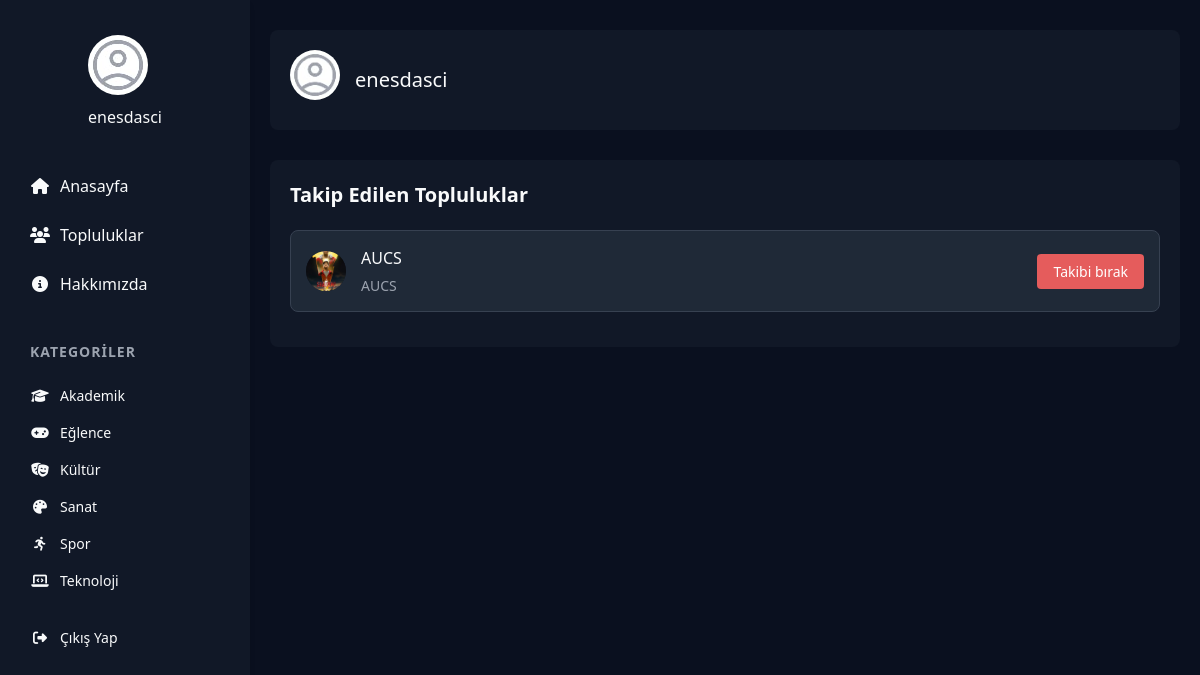
Screenshot of /profiller/profilOgrenci/ (signed in) with the database file from the repository.
### topluluklar/models.py (models this page shows, shortened)
class Category(models.Model):
    name = models.CharField(max_length=50, unique=True)
    slug = models.SlugField(max_length=50, unique=True)
    icon = models.CharField(max_length=50, help_text="Font Awesome icon name", null=True, blank=True)
    description = models.CharField(max_length=200, null=True, blank=True)
    class Meta:
        verbose_name = "Kategori"
        verbose_name_plural = "Kategoriler"
        ordering = ['name']

class Topluluklar(models.Model):
    name = models.CharField(max_length=100)
    img = models.CharField(max_length=100)
    description = models.TextField()
    def get_image_path(self):
        return "/img/" + str(self.img)

### profiles/models.py (models this page shows, shortened)
class Follow(models.Model):
    user = models.ForeignKey(User, on_delete=models.CASCADE, related_name='following')
    topluluk = models.ForeignKey(Topluluklar, on_delete=models.CASCADE, related_name='followers')
    date_followed = models.DateTimeField(auto_now_add=True)
    class Meta:
        verbose_name = "Takip"
        verbose_name_plural = "Takipler"
        unique_together = ('user', 'topluluk')

### profiles/views.py (the view)
# urls.py: path("profilOgrenci/", views.profilOgrenci, name="profilOgrenci"),  # Öğrenci profili
@login_required(login_url='login')
def profilOgrenci(request):
    profile = get_or_create_profile(request.user)
    if profile.role == 'community':
        return redirect('profil')
    following = Follow.objects.filter(user=request.user).select_related('topluluk')
    context = {
        'profile': profile,
        'following': following
    }
    return render(request, "Profile/profilOgrenci.html", context)

### profiles/templatetags/profile_tags.py (called while the page is built)
@register.simple_tag
def get_profile_role(user):
    try:
        return user.profile.role
    except ObjectDoesNotExist:
        return 'student'

@register.simple_tag
def get_profile_image(user):
    try:
        if user.profile.role == 'community':
            if user.profile.img:
                return user.profile.get_image_path()
            return "/static/img/community-icon.jpg"
    except ObjectDoesNotExist:
        pass
    return "/static/img/user-icon.jpg"

@register.simple_tag
def get_topluluk_image(user):
    try:
        if user.profile.role == 'community':
            try:
                topluluk = Topluluklar.objects.get(name=user.username)
                if topluluk.img:
                    return topluluk.get_image_path()
            except Topluluklar.DoesNotExist:
                pass
    except ObjectDoesNotExist:
        pass
    return None

### profiles/views.py (called while the page is built)
def get_or_create_profile(user):
    try:
        return user.profile
    except ObjectDoesNotExist:
        profile = Profile(user=user, role='student')  # Varsayılan olarak öğrenci
        profile.save()
        return profile

### topluluklar/context_processors.py (called while the page is built)
def categories_processor(request):
    categories = Category.objects.all()
    return {'categories': categories}

### templates/Profile/profilOgrenci.html (shortened to what this page needs)
{% load static %}
<!DOCTYPE html>
<html lang="tr">
<head>
    <link rel="stylesheet" href="{% static 'css/styles.css' %}">
    <link rel="stylesheet" href="https://cdnjs.cloudflare.com/ajax/libs/font-awesome/6.4.0/css/all.min.css">
</head>
<body class="app-page">
    <div class="app-container">
        {% include 'partials/_navbar.html' %}
        <main class="main-content">
            <div class="content">
                <div class="profile-header">
                    <div class="profile-img">
                        <img src="{% static 'img/user-icon.jpg' %}" alt="Profil">
                    </div>
                    <h2 class="profile-name">{{ user.username }}</h2>
                </div>
                <div class="followed-communities">
                    <h2 class="section-title">Takip Edilen Topluluklar</h2>
                    {% if following %}
                        {% for follow in following %}
                        <div class="community-card" data-id="{{ follow.topluluk.id }}">
                            <div class="community-left">
                                <div class="community-icon">
                                    <img src="{% static follow.topluluk.get_image_path %}" alt="{{ follow.topluluk.name }}">
                                </div>
                                <div class="community-info">
                                    <div class="community-name">{{ follow.topluluk.name }}</div>
                                    <div class="community-description">{{ follow.topluluk.description }}</div>
                                </div>
                            </div>
                            <button class="unfollow-btn" data-id="{{ follow.topluluk.id }}">
                                <span>Takibi bırak</span>
                            </button>
                        </div>
                        {% endfor %}
                    {% endif %}
                </div>
            </div>
        </main>
    </div>
</body>
</html>

### templates/partials/_navbar.html (shortened to what this page needs)
{% load static %}
{% load profile_tags %}
<nav class="side-nav">
    <div class="profile-section">
        {% if user.is_authenticated %}
            {% url 'profile' as profile_url %}
            <a href="{{ profile_url }}">
                <div class="profile-img">
                    {% get_profile_role user as user_role %}
                    {% get_topluluk_image user as topluluk_image %}
                    {% if user_role == 'community' %}
                        {% if topluluk_image %}
                            <img src="{% static topluluk_image %}" alt="Topluluk Profili">
                        {% else %}
                            <img src="{% static 'img/community-icon.jpg' %}" alt="Topluluk Profili">
                        {% endif %}
                    {% else %}
                        <img src="{% static 'img/user-icon.jpg' %}" alt="Profil">
                    {% endif %}
                </div>
                <span class="profile-name">{{ user.username }}</span>
            </a>
        {% else %}
            <div class="profile-img">
                <img src="{% static 'img/user-icon.jpg' %}" alt="Profil">
            </div>
            <span class="profile-name">Misafir</span>
        {% endif %}
    </div>
    <ul class="nav-links">
        <li><a href="{% url 'anasayfa'%}" class="{% if request.path == '/' %}active{% endif %}"><i class="fas fa-home"></i> Anasayfa</a></li>
        <li><a href="{% url 'topluluklar'%}" class="{% if 'topluluklar' in request.path %}active{% endif %}"><i class="fas fa-users"></i> Topluluklar</a></li>
        <li><a href="{% url 'about'%}" class="{% if 'about' in request.path %}active{% endif %}"><i class="fas fa-info-circle"></i> Hakkımızda</a></li>
    </ul>
    <div class="categories">
        <h3>Kategoriler</h3>
        <ul>
            {% if categories %}
                {% for category in categories %}
                    <li><a href="{% url 'anasayfa_posts' %}?category={{ category.slug }}"><i class="fas fa-{{ category.icon|default:'tag' }}"></i> {{ category.name }}</a></li>
                {% endfor %}
            {% else %}
                <li><a href="#"><i class="fas fa-tag"></i> Henüz kategori yok</a></li>
            {% endif %}
        </ul>
        {% if user.is_authenticated %}
        <ul class="navbar-nav">
            <li class="nav-item">
                <a href="javascript: {document.getElementById('logout').submit()}" class="nav-link">
                    <i class="fas fa-sign-out-alt"></i> Çıkış Yap
                </a>
            </li>
        </ul>
        {% endif %}
    </div>
</nav>

### static/css/styles.css (style rules this page uses)
:root { --primary-color: #004d99; --secondary-color: #f2a900; --accent-color: #00c2cb; --dark-bg: #111827; --darker-bg: #0a101f; --light-bg: #1f2937; --text-light: #f9fafb; --text-muted: #9ca3af; --border-color: #374151; --border-radius: 8px; --box-shadow: 0 4px 6px -1px rgba(0, 0, 0, 0.1), 0 2px 4px -1px rgba(0, 0, 0, 0.06); --transition: all 0.3s ease; }
* { margin: 0; padding: 0; box-sizing: border-box; font-family: 'Segoe UI', Tahoma, Geneva, Verdana, sans-serif; }
body { font-family: 'Inter', sans-serif; font-size: 16px; line-height: 1.5; color: var(--text-light); background-color: var(--darker-bg); }
a { text-decoration: none; color: var(--text-light); transition: var(--transition); }
ul { list-style: none; }
button { cursor: pointer; font-family: 'Inter', sans-serif; border: none; background: none; transition: var(--transition); }
.app-page { min-height: 100vh; }
.app-container { display: flex; min-height: 100vh; }
.side-nav { width: 250px; height: 100vh; background-color: var(--dark-bg); position: fixed; left: 0; top: 0; padding: 20px 0; overflow-y: auto; box-shadow: var(--box-shadow); z-index: 100; display: flex; flex-direction: column; }
.profile-section { display: flex; flex-direction: column; align-items: center; padding: 15px 20px; margin-bottom: 20px; border-bottom: none; }
.profile-img { width: 60px; height: 60px; border-radius: 50%; overflow: hidden; margin-bottom: 10px; background-color: var(--light-bg); display: flex; align-items: center; justify-content: center; }
.profile-img img { width: 100%; height: 100%; object-fit: cover; }
.profile-name { font-weight: 500; color: var(--text-light); }
.nav-links { padding: 0 15px; margin-bottom: 30px; }
.nav-links li { margin-bottom: 5px; }
.nav-links a { display: flex; align-items: center; padding: 10px 15px; border-radius: var(--border-radius); font-weight: 500; }
.nav-links a i { margin-right: 10px; width: 20px; text-align: center; }
.categories { padding: 0 15px; }
.categories h3 { padding: 0 15px; margin-bottom: 15px; color: var(--text-muted); font-size: 14px; text-transform: uppercase; letter-spacing: 1px; }
.categories ul { margin-bottom: 20px; }
.categories a { display: flex; align-items: center; padding: 8px 15px; border-radius: var(--border-radius); font-size: 14px; }
.categories a i { margin-right: 10px; width: 20px; text-align: center; }
.main-content { flex: 1; margin-left: 250px; padding: 20px; background-color: var(--darker-bg); }
.content { padding: 10px 0; }
.community-card { background-color: var(--dark-bg); border-radius: var(--border-radius); padding: 20px; transition: var(--transition); border: 1px solid var(--border-color); }

### templates/Profile/profilOgrenci.html (style rules this page uses)
.profile-header { display: flex; align-items: center; gap: 15px; margin-bottom: 30px; padding: 20px; background-color: var(--dark-bg); border-radius: var(--border-radius); }
.profile-header .profile-img { width: 50px; height: 50px; border-radius: 50%; overflow: hidden; }
.profile-header .profile-name { font-size: 20px; color: var(--text-light); }
.followed-communities { background-color: var(--dark-bg); border-radius: var(--border-radius); padding: 20px; margin-top: 20px; }
.section-title { font-size: 20px; margin-bottom: 20px; color: var(--text-light); }
.community-card { display: flex; align-items: center; justify-content: space-between; background-color: var(--light-bg); padding: 15px; border-radius: var(--border-radius); margin-bottom: 15px; }
.community-left { display: flex; align-items: center; gap: 15px; }
.community-icon { width: 40px; height: 40px; border-radius: 50%; background-color: var(--dark-bg); display: flex; align-items: center; justify-content: center; overflow: hidden; }
.community-icon img { width: 100%; height: 100%; object-fit: cover; }
.community-info { flex: 1; }
.community-name { font-weight: 500; margin-bottom: 5px; color: var(--text-light); }
.community-description { color: var(--text-muted); font-size: 14px; }
.unfollow-btn { background-color: #E55C5C; color: white; border: none; padding: 8px 16px; border-radius: 4px; cursor: pointer; font-size: 14px; font-weight: 500; transition: background-color 0.3s ease; }

### rows the page displays
Category: name "Akademik"
Category: name "Eğlence"
Category: name "Kültür"
Category: name "Sanat"
Category: name "Spor"
Category: name "Teknoloji"
Follow: topluluk.img (picture), topluluk.name "AUCS", topluluk.description "AUCS"

### other values shown
{{ user.username }} "enesdasci"
